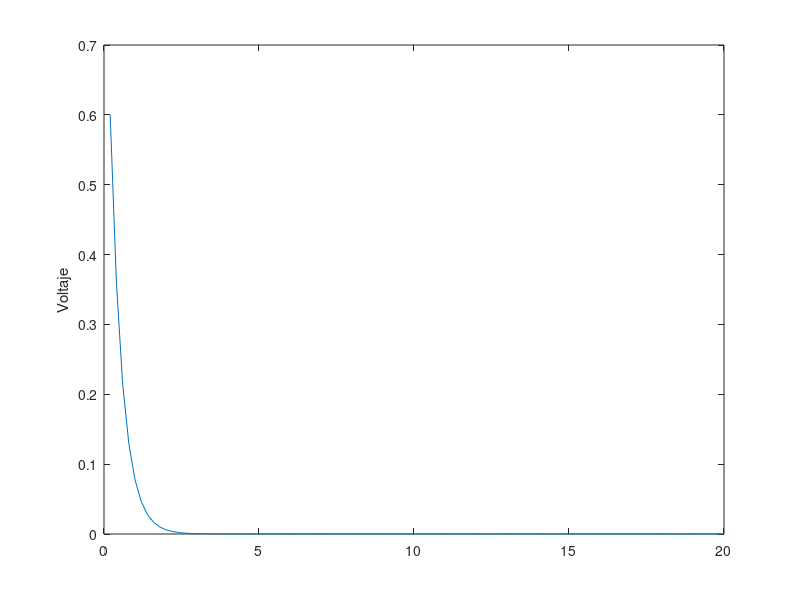
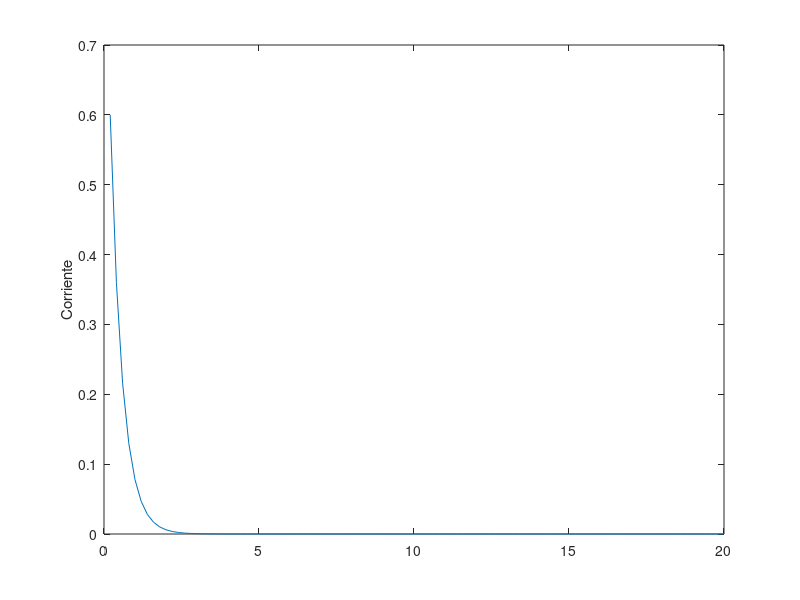

These figures' MATLAB source, in order:
close all

clear all

hold off



%Definición de la matriz A de la ecuación Ax+Bu, con R=3,L=1 y C=0.5.

A=[0 -2;1 -3]

B=[2;0]

% Definición de la matriz identidad por medio de la función eye.

I=eye(2,2)

T=0.2;%Definición del periodo de muestreo.

%Estados iniciales iguales a un voltio y un amperio.

x=[1;1];

Fi=(T*A+I)

%Ecuación de estado discreto, cuando la fuente de corriente u=0

%(por tanto : TBu=0)

for j=1:100

  x=Fi*x

  Grafico(1,j)=x(1,1);

  Grafico(2,j)=x(2,1);

endfor

%gráfico de primera fila que corresponde a X1 (Vc)

plot((1:j)*T,Grafico(1,:))

ylabel('Voltaje')

figure

plot((1:j)*T,Grafico(2,:))

ylabel('Corriente')


